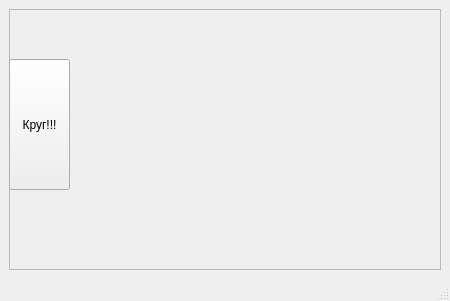
<?xml version="1.0" encoding="UTF-8"?>
<ui version="4.0">
 <class>MainWindow</class>
 <widget class="QMainWindow" name="MainWindow">
  <property name="geometry">
   <rect>
    <x>0</x>
    <y>0</y>
    <width>450</width>
    <height>301</height>
   </rect>
  </property>
  <property name="windowTitle">
   <string>MainWindow</string>
  </property>
  <widget class="QWidget" name="centralwidget">
   <layout class="QHBoxLayout" name="horizontalLayout">
    <item>
     <widget class="QFrame" name="frame">
      <property name="frameShape">
       <enum>QFrame::StyledPanel</enum>
      </property>
      <property name="frameShadow">
       <enum>QFrame::Raised</enum>
      </property>
      <widget class="QPushButton" name="button">
       <property name="geometry">
        <rect>
         <x>0</x>
         <y>50</y>
         <width>61</width>
         <height>131</height>
        </rect>
       </property>
       <property name="text">
        <string>Круг!!!</string>
       </property>
      </widget>
     </widget>
    </item>
   </layout>
  </widget>
  <widget class="QStatusBar" name="statusbar"/>
 </widget>
 <resources/>
 <connections/>
</ui>
